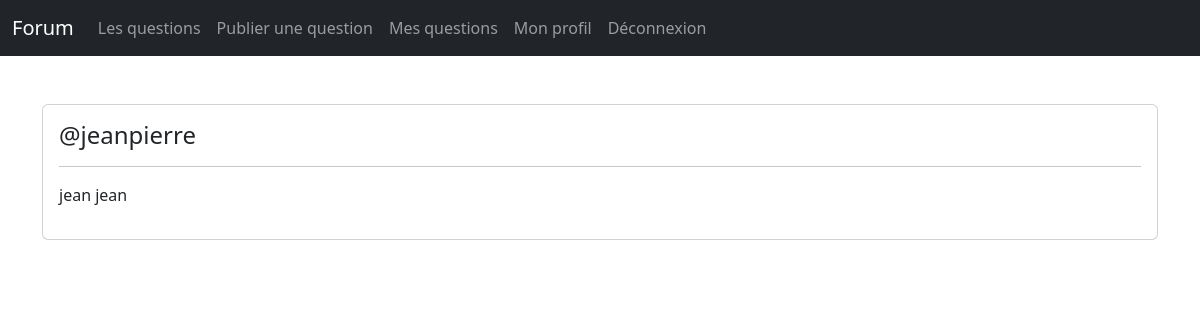
Page /profile.php?id=1 (signed in) on the committed database.
### tables this page shows
CREATE TABLE `users` (
  `id` int(11) NOT NULL,
  `pseudo` varchar(255) NOT NULL,
  `nom` varchar(255) NOT NULL,
  `prenom` varchar(255) NOT NULL,
  `mdp` text NOT NULL
);

### actions/users/showOneUsersProfileAction.php (called while the page is built, shortened)
<?php
require('actions/database.php');
if(isset($_GET['id']) AND !empty($_GET['id'])){
    $idOfUser = $_GET['id'];
    $checkIfUserExists = $bdd->prepare('SELECT pseudo, nom, prenom FROM users WHERE id = ?');
    $checkIfUserExists->execute(array($idOfUser));
    if($checkIfUserExists->rowCount() > 0){
        $usersInfos = $checkIfUserExists->fetch();
        $user_pseudo = $usersInfos['pseudo'];
        $user_lastname = $usersInfos['nom'];
        $user_firstname = $usersInfos['prenom'];
    }else{
        $errorMsg = "Aucun utilisateur trouvé";
    }
}else{
    $errorMsg = "Aucun utilisateur trouvé";
}
?>

### profile.php (the view, shortened to what this page needs)
<?php
require('actions/users/showOneUsersProfileAction.php');
?>
<!DOCTYPE html>
<html lang="en">
<?php
include 'includes/head.php';
?>
<body>
    <?php include 'includes/navbar.php'; ?>
    <br><br>
    <div class="container">
        <?php
        if(isset($getHisQuestions)){
            ?>
            <div class="card">
                <div class="card-body">
                    <h4>@<?= $user_pseudo;?></h4>
                    <hr>
                    <p><?= $user_lastname . ' ' . $user_firstname;?></p>
                </div>
            </div>
            <br>
                <?php
        }
        ?>
    </div>
</body>
</html>

### rows in the picture
users: pseudo "jeanpierre", nom "jean", prenom "jean"
